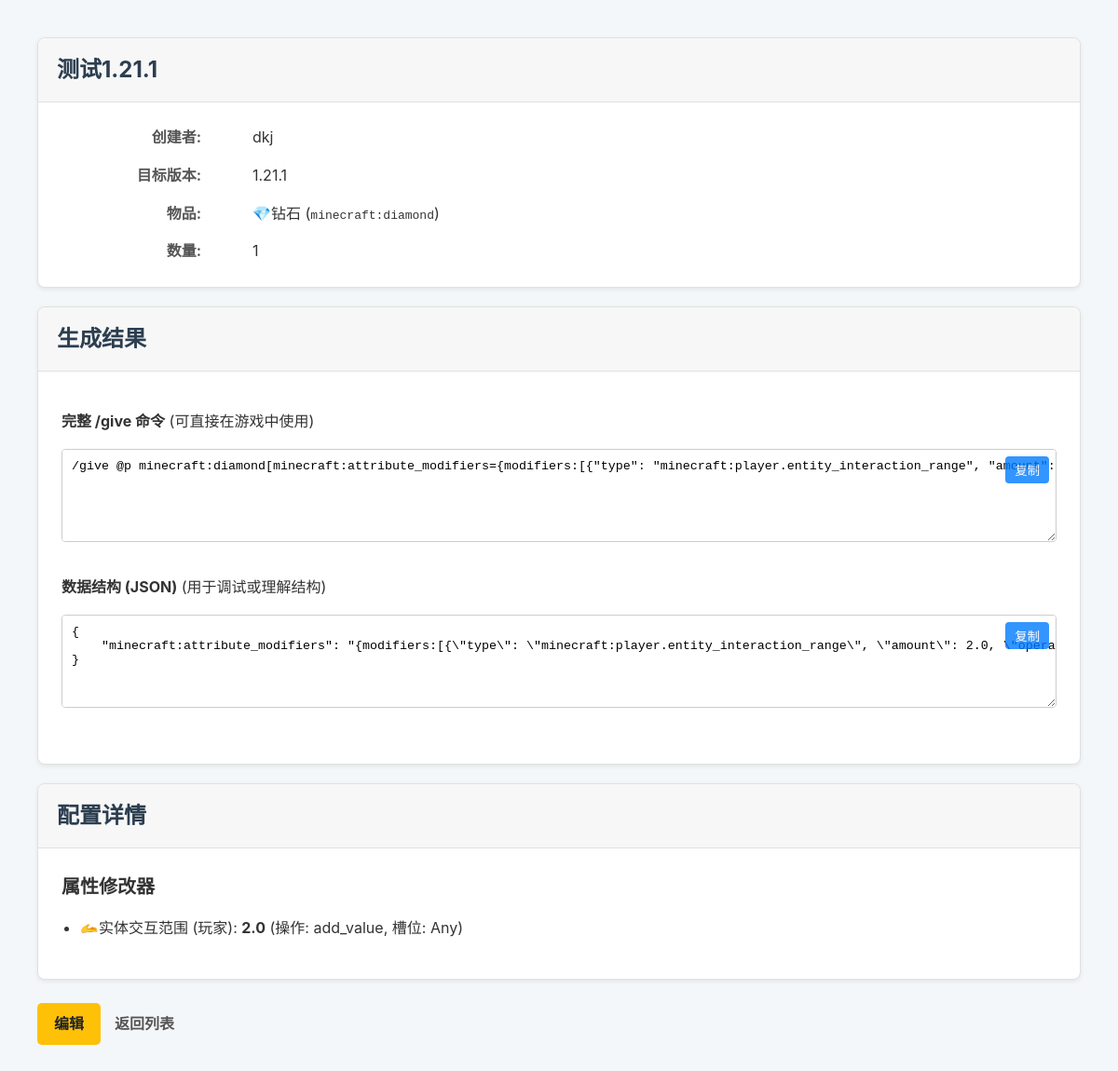
Screenshot of /MC_command/8/ (signed in) with the database file from the repository.
### MC_command/models.py (models this page shows, shortened)
class GeneratedCommand(models.Model):
    user = models.ForeignKey(User, on_delete=models.CASCADE, related_name="commands")
    title = models.CharField(max_length=100, help_text="为这个命令配置起一个名字，方便查找")
    target_version = models.ForeignKey(MinecraftVersion, on_delete=models.PROTECT, help_text="命令生成的目标 Minecraft 版本")
    material = models.ForeignKey(Material, on_delete=models.PROTECT, null=True, blank=True, help_text="物品的材质")
    item_type = models.ForeignKey(ItemType, on_delete=models.PROTECT, null=True, blank=True, help_text="物品的基础类型")
    custom_name = models.CharField(max_length=255, blank=True, null=True, help_text="物品在游戏中的自定义名称 (支持JSON文本)")
    lore = models.TextField(blank=True, null=True, help_text="物品的描述文字 (支持JSON文本), 每行用 \\n 分隔")
    count = models.PositiveIntegerField(default=1)
    created_at = models.DateTimeField(auto_now_add=True)
    updated_at = models.DateTimeField(auto_now=True)
    @property
    def item_name(self):
        material_dn = self.material.display_name if self.material else ""
        type_dn = self.item_type.display_name if self.item_type else ""
        if material_dn and type_dn:
            return f"{material_dn} {type_dn}"
        return material_dn or type_dn
    @property
    def item_id(self):
        material_sn = self.material.system_name if self.material else ""
        type_sn = self.item_type.system_name if self.item_type else ""
        base_id = ""
        if material_sn and type_sn:
            base_id = f"{material_sn}_{type_sn}"
        else:
            base_id = material_sn or type_sn
        return f"minecraft:{base_id}" if base_id else ""
    class Meta:
        verbose_name = "物品配置"
        verbose_name_plural = "<0>完整物品配置"

class MinecraftVersion(models.Model):
    version_number = models.CharField(max_length=20, unique=True, help_text="例如 '1.20.1' 或 '1.21.4'")
    ordering_id = models.PositiveIntegerField(unique=True, help_text="用于排序和比较的版本整数ID, 例如 12001 代表 1.20.1")
    class Meta:
        ordering = ['ordering_id']
        verbose_name = "版本"
        verbose_name_plural = "<1>版本"

class Material(models.Model):
    system_name = models.CharField(max_length=50, unique=True, help_text="系统内部名称, e.g., 'diamond'"
                                   ,
        null=True,  # 允许数据库中的值为 NULL
        blank=True  # 允许在表单中该字段为空
        )
    display_name = models.CharField(
        max_length=50,
        help_text="用于显示的名称, e.g., '钻石'",
        null=True,  # 允许数据库中的值为 NULL
        blank=True  # 允许在表单中该字段为空
    )
    class Meta:
        verbose_name = "材质"
        verbose_name_plural = "<💎>材质"
        ordering = ['display_name']

class AppliedAttribute(models.Model):
    command = models.ForeignKey(GeneratedCommand, on_delete=models.CASCADE, related_name="attributes")
    attribute = models.ForeignKey(AttributeType, on_delete=models.CASCADE)
    amount = models.FloatField()
    operation = models.IntegerField(choices=[(0, "add_value"), (1, "add_multiplied_base"), (2, "add_multiplied_total")], default=0)
    slot = models.CharField(max_length=20, choices=[("any", "Any"), ("mainhand", "Main Hand"), ("offhand", "Off Hand"), ("head", "Head"), ("chest", "Chest"), ("legs", "Legs"), ("feet", "Feet")], default="any")
    uuid = models.UUIDField(default=uuid.uuid4, editable=False, help_text="修饰符的唯一ID，自动生成。")
    modifier_name = models.CharField(
        max_length=100,
        blank=True,  # 允许该字段在表单中为空
        null=True,   # 允许数据库中该字段为 NULL
        help_text="[重要] 仅用于 1.20.4 及更早版本。1.20.5+ 版本已废弃此字段。"
    )

class VersionedItem(models.Model):
    min_version = models.ForeignKey(
        MinecraftVersion, on_delete=models.PROTECT, related_name='+',
        blank=True, null=True, help_text="该项目有效的最低版本 (留空表示无限制)"
    )
    max_version = models.ForeignKey(
        MinecraftVersion, on_delete=models.PROTECT, related_name='+',
        blank=True, null=True, help_text="该项目有效的最高版本 (留空表示无限制)"
    )
    class Meta:
        abstract = True

class AttributeType(VersionedItem):
    attribute_id = models.CharField(max_length=100, help_text="属性ID, 例如 'generic.attack_damage'")
    name = models.CharField(max_length=100, help_text="人类可读的名称, 例如 'Generic Attack Damage'")
    class Meta:
        verbose_name = "属性效果"
        verbose_name_plural = "[💪]属性效果"
        ordering = ['name']

### MC_command/views.py (the view)
# urls.py: path("<int:command_id>/", views.detail, name="detail"),
@login_required
def detail(request, command_id):
    command_obj = get_object_or_404(GeneratedCommand, pk=command_id, user=request.user)
    command_context = _generate_command_context(command_obj)
    context = {
        'command': command_obj,
        'give_command_string': command_context['give_command'],
        'data_structure_json': command_context['data_json'],
    }
    return render(request, 'MC_command/detail.html', context)

### MC_command/components.py (called while the page is built)
def generate_component_attributes(related_manager):
    op_map = {0: "add_value", 1: "add_multiplied_base", 2: "add_multiplied_total"}
    modifier_list = []
    for attr in related_manager.all():
        modifier_list.append({
            "type": attr.attribute.attribute_id,
            "amount": attr.amount,
            "operation": op_map.get(attr.operation, "add_value"),
            "slot": attr.slot
        })
    return {'minecraft:attribute_modifiers': f'{{modifiers:{json.dumps(modifier_list, ensure_ascii=False)},show_in_tooltip:true}}'}

### MC_command/views.py (called while the page is built)
def _generate_command_context(command: GeneratedCommand) -> dict:
    target_version_id = command.target_version.ordering_id
    base_item_id = command.item_id
    if target_version_id >= 12005: # Minecraft 1.20.5+
        data_structure = _build_component_structure(command)
        data_string = ",".join([f"{key}={value}" for key, value in data_structure.items()])
        give_command = f"/give @p {base_item_id}[{data_string}] {command.count}"
    else: # Older versions
        data_structure = _build_nbt_tag_structure(command)
        data_string = json.dumps(data_structure, separators=(',', ':')) if data_structure else ''
        give_command = f"/give @p {base_item_id}{data_string} {command.count}"
    return {
        'give_command': give_command,
        'data_json': json.dumps(data_structure, indent=4, ensure_ascii=False),
    }

def _build_component_structure(command: GeneratedCommand) -> dict:
    components = {}
    if command.custom_name:
        components['minecraft:custom_name'] = json.dumps(command.custom_name, ensure_ascii=False)
    if command.lore:
        lore_lines = [json.dumps(line, ensure_ascii=False) for line in command.lore.splitlines() if line.strip()]
        if lore_lines:
            components['minecraft:lore'] = f'[{",".join(lore_lines)}]'
    for prefix, config in COMPONENT_REGISTRY.items():
        related_manager = getattr(command, prefix)
        if related_manager.exists():
            component_part = config['generate_component'](related_manager)
            components.update(component_part)
    return components

### MC_command/templates/MC_command/detail.html (shortened to what this page needs)
{% extends 'MC_command/base.html' %}
{% block content %}
    <div class="card">
        <div class="card-header">
            <h1>{{ command.title }}</h1>
        </div>
        <div class="card-body">
            <div class="details-grid">
                <dt>创建者:</dt> <dd>{{ command.user.username }}</dd>
                <dt>目标版本:</dt> <dd>{{ command.target_version.version_number }}</dd>
                <dt>物品:</dt> <dd>{{ command.item_name }} (<code>{{ command.item_id }}</code>)</dd>
                <dt>数量:</dt> <dd>{{ command.count }}</dd>
            </div>
        </div>
    </div>
    <div class="card">
        <div class="card-header">
            <h2>生成结果</h2>
        </div>
        <div class="card-body">
            <p><strong>完整 /give 命令</strong> (可直接在游戏中使用)</p>
            <div class="textarea-container">
                <textarea id="give-command" readonly>{{ give_command_string }}</textarea>
                <button class="copy-btn" onclick="copyToClipboard('give-command')">复制</button>
            </div>
            <p><strong>数据结构 (JSON)</strong> (用于调试或理解结构)</p>
            <div class="textarea-container">
                <textarea id="data-json" readonly>{{ data_structure_json }}</textarea>
                <button class="copy-btn" onclick="copyToClipboard('data-json')">复制</button>
            </div>
        </div>
    </div>
    <div class="card">
        <div class="card-header">
            <h2>配置详情</h2>
        </div>
        <div class="card-body">
            {% if command.attributes.all %}
                <h3>属性修改器</h3>
                <ul>
                {% for attr in command.attributes.all %}
                    <li>
                        {{ attr.attribute.name }}: <strong>{{ attr.amount }}</strong>
                        (操作: {{ attr.get_operation_display }}, 槽位: {{ attr.get_slot_display }})
                    </li>
                {% endfor %}
                </ul>
            {% endif %}
        </div>
    </div>
    <div class="form-actions">
        <a href="{% url 'MC_command:edit' command.id %}" class="btn btn-edit">编辑</a>
        <a href="{% url 'MC_command:index' %}" class="cancel-link">返回列表</a>
    </div>
{% endblock %}

### MC_command/static/MC_command/style.css (style rules this page uses)
body { font-family: -apple-system, BlinkMacSystemFont, "Segoe UI", Roboto, "Helvetica Neue", Arial, sans-serif; background-color: #f4f7f9; color: #333; margin: 0; padding: 20px; line-height: 1.6; }
.btn { text-decoration: none; background-color: #007bff; color: white; padding: 10px 18px; border-radius: 5px; font-weight: bold; transition: background-color 0.2s; border: none; cursor: pointer; }
.card-body { padding: 20px; flex-grow: 1; }
.card-body h3 { margin-top: 0; margin-bottom: 15px; font-size: 1.25em; }
.btn-edit { background-color: #ffc107; color: #212529; }
.card { background-color: #fff; border: 1px solid #e0e0e0; border-radius: 8px; box-shadow: 0 2px 5px rgba(0, 0, 0, 0.07); margin-bottom: 20px; }
.card-header { background-color: #f7f7f7; padding: 15px 20px; border-bottom: 1px solid #e0e0e0; border-radius: 8px 8px 0 0; }
.card-header h1, .card-header h2 { margin: 0; font-size: 1.5em; color: #2c3e50; }
.card-body { padding: 25px; }
.form-actions { margin-top: 25px; display: flex; align-items: center; gap: 15px; }
.cancel-link { color: #555; text-decoration: none; font-weight: bold; }
.textarea-container { position: relative; margin-bottom: 15px; min-height: 120px; }
textarea { width: 100%; box-sizing: border-box; padding: 10px; border: 1px solid #ccc; border-radius: 4px; font-family: Consolas, Monaco, 'Andale Mono', 'Ubuntu Mono', monospace; min-height: 100px; white-space: pre; word-wrap: normal; overflow-x: auto; resize: vertical; }
.copy-btn { position: absolute; top: 8px; right: 8px; background-color: #007bff; color: white; border: none; border-radius: 4px; padding: 5px 10px; cursor: pointer; opacity: 0.8; }
.details-grid { display: grid; grid-template-columns: 150px 1fr; gap: 15px; align-items: center; }
.details-grid dt { font-weight: bold; text-align: right; color: #555; }
ul { list-style-type: disc; padding-left: 20px; }

### rows the page displays
GeneratedCommand: title "测试1.21.1", user.username "dkj", target_version.version_number "1.21.1", item_name "💎钻石", item_id "minecraft:diamond", count "1"
AppliedAttribute: attribute.name "🫴实体交互范围 (玩家)", amount "2.0", operation "add_value", slot "Any"
